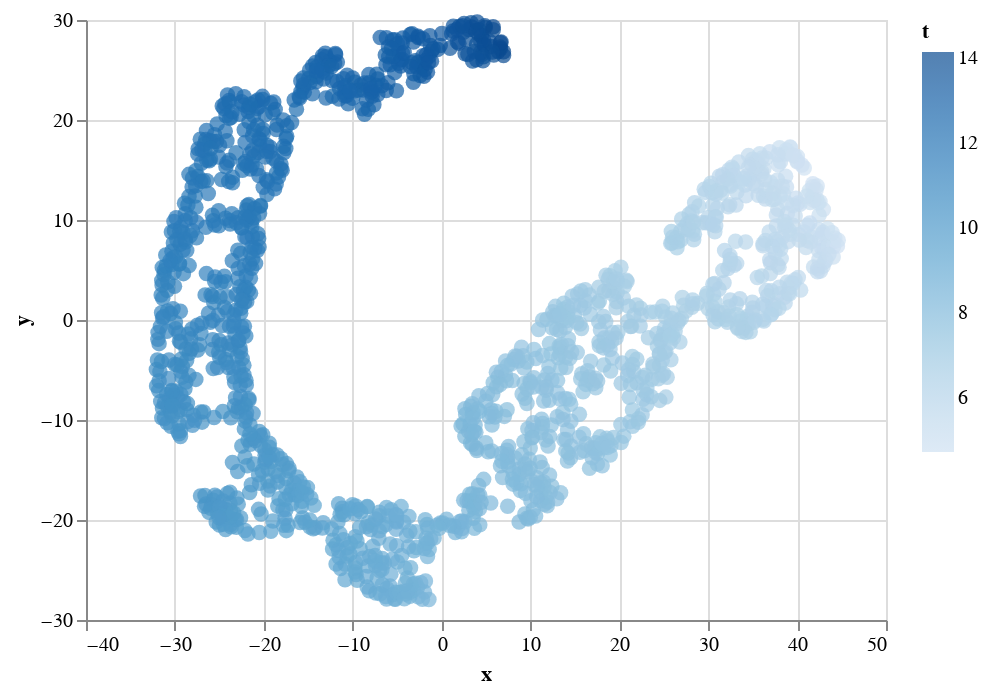
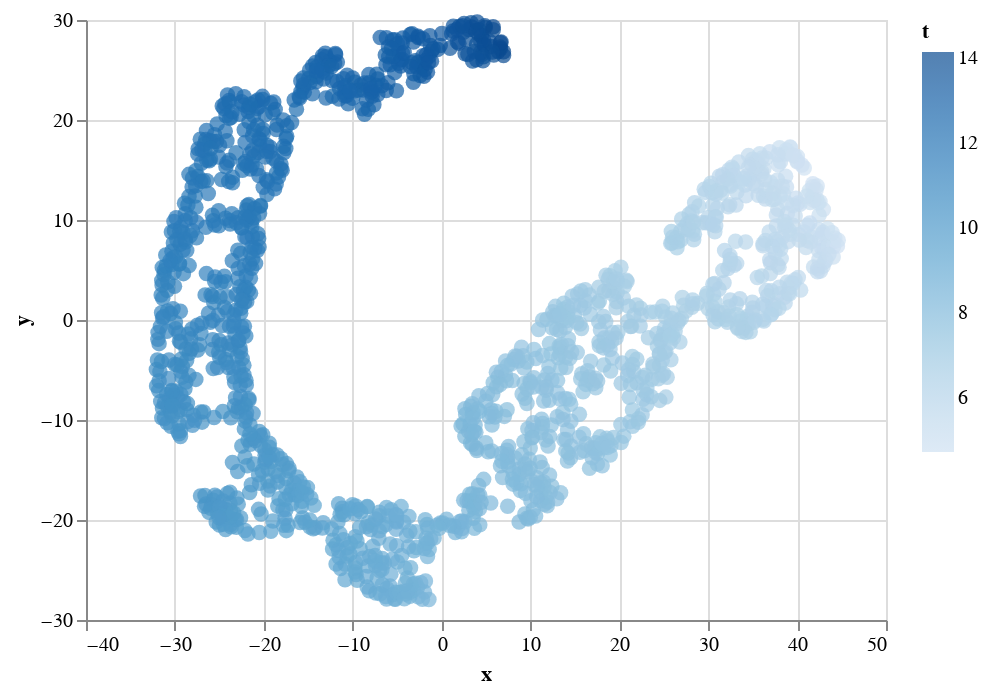

These figures' notebook cell, in order:
### Code cell
plots = [
    plot_swiss_emb(Z1, t),
    plot_swiss_emb(Z2, t)
]

[display(p) for p in plots]

### Figure 1 — Vega-Lite specification as saved in the notebook (floating-point values rounded to 4 significant figures; data arrays with more than 128 entries replaced by an {"elided": "..."} marker saying what was removed)
{"config": {"view": {"continuousWidth": 300, "continuousHeight": 300}}, "data": {"name": "data-b8f0f3fb6dfb4b29080c36f66105ed01"}, "mark": {"type": "circle", "size": 60}, "encoding": {"color": {"field": "t", "type": "quantitative"}, "x": {"field": "x", "type": "quantitative"}, "y": {"field": "y", "type": "quantitative"}}, "height": 300, "width": 400, "$schema": "https://vega.github.io/schema/vega-lite/v5.20.1.json", "datasets": {"data-b8f0f3fb6dfb4b29080c36f66105ed01": {"elided": "1509 records"}}}

### Figure 2 — Vega-Lite specification as saved in the notebook (floating-point values rounded to 4 significant figures; data arrays with more than 128 entries replaced by an {"elided": "..."} marker saying what was removed)
{"config": {"view": {"continuousWidth": 300, "continuousHeight": 300}}, "data": {"name": "data-b8f0f3fb6dfb4b29080c36f66105ed01"}, "mark": {"type": "circle", "size": 60}, "encoding": {"color": {"field": "t", "type": "quantitative"}, "x": {"field": "x", "type": "quantitative"}, "y": {"field": "y", "type": "quantitative"}}, "height": 300, "width": 400, "$schema": "https://vega.github.io/schema/vega-lite/v5.20.1.json", "datasets": {"data-b8f0f3fb6dfb4b29080c36f66105ed01": {"elided": "1509 records"}}}
